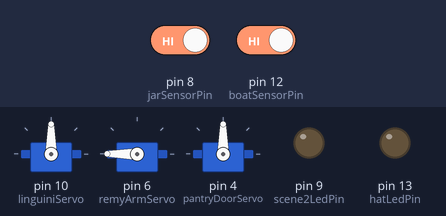
The sketch below on a simulated Arduino Uno, built with avr-gcc and run on an emulated ATmega328P. Shown: 3 × servo, output pins drawn as LEDs (lit = HIGH). The test bench sets the inputs (shaded band); at power-on: pin 12 (boatSensorPin) HIGH, pin 8 (jarSensorPin) HIGH. What the sketch prints to the serial monitor is not drawn.

Above: at 1.2 s.
1.3 s: pin 12 (boatSensorPin) driven LOW
2.8 s: pin 12 (boatSensorPin) driven HIGH
At 4.1 s:
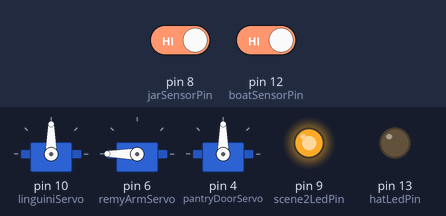
Timing chart, 0 to 5.8 s (numbered marks = the images above; inputs shaded):
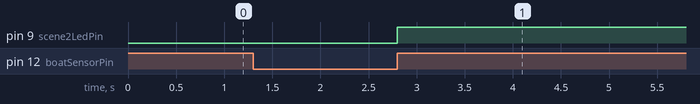

The sketch:

narrative_project.ino
```cpp
#include <Servo.h>

// Servos
Servo linguiniServo;   // Scene 2: Linguini holds jar
Servo remyArmServo;    // Scene 3: Remy pulls hat
Servo pantryDoorServo; // Scene 5: Pantry door opens

// LEDs
const int scene2LedPin = 9;
const int hatLedPin = 13;

// Sensors
const int boatSensorPin = 12;
const int jarSensorPin = 8;
const int hatSensorPin = 7;
const int switchSensorPin = 3;
const int pantrySensorPin = 5;

// Scene tracking
int currentScene = 1;
int boatWasPressed = 0;

// Linguini servo control
bool linguiniTurned = false;
bool jarSensorReady = false;
int lastJarState = HIGH;

// Hat sensor tracking
bool hatWasPressed = false;  // ensures wiggle only triggers on new touch

void setup() {
  Serial.begin(9600);
  Serial.println("Ratatouille Scene Controller: Starting up...");

  // attach servos
  linguiniServo.attach(10);
  remyArmServo.attach(6);
  pantryDoorServo.attach(4);

  // Stop continuous servo at start
  linguiniServo.write(90);

  // Remy/hat servo starts at horizontal 180°
  remyArmServo.write(180);

  // Pantry door closed
  pantryDoorServo.write(90);

  // LED setup
  pinMode(scene2LedPin, OUTPUT);
  pinMode(hatLedPin, OUTPUT);

  // Sensor setup
  pinMode(boatSensorPin, INPUT_PULLUP);
  pinMode(jarSensorPin, INPUT_PULLUP);
  pinMode(hatSensorPin, INPUT_PULLUP);
  pinMode(switchSensorPin, INPUT_PULLUP);
  pinMode(pantrySensorPin, INPUT_PULLUP);

  // initial LED states
  digitalWrite(scene2LedPin, LOW);
  digitalWrite(hatLedPin, LOW);

  Serial.println("Setup complete. Waiting for Scene 1 trigger.");
  Serial.println("---------------------------------------");
}

void loop() {

  // ---------- Scene 1 ----------
  if (currentScene == 1) {
    int boatState = digitalRead(boatSensorPin);
    if (boatState == LOW && boatWasPressed == 0) {
      Serial.println("Boat sensor touched… waiting for release.");
      boatWasPressed = 1;
    }
    if (boatState == HIGH && boatWasPressed == 1) {
      Serial.println("SCENE 1 COMPLETE: Boat action finished.");
      digitalWrite(scene2LedPin, HIGH);
      currentScene = 2;
      boatWasPressed = 0;
      jarSensorReady = false; // prepare Scene 2
      Serial.println("Waiting for Scene 2 trigger (jar removed).");
    }
  }

  // ---------- Scene 2 ----------
  else if (currentScene == 2) {
    int jarState = digitalRead(jarSensorPin);

    if (!jarSensorReady) {
        lastJarState = jarState;  // initialize sensor state
        jarSensorReady = true;
    }

    // Trigger only on jar removal
    if (jarState == HIGH && lastJarState == LOW && !linguiniTurned) {
        Serial.println("SCENE 2 TRIGGERED: Jar removed, Linguini servo activated!");
        linguiniTurned = true;

        linguiniServo.write(0);
        delay(450);
        linguiniServo.write(90); // stop

        // Remy servo remains stopped
        remyArmServo.write(180);
        // Hat LED remains off

        currentScene = 3; // move to Scene 3
        Serial.println("Waiting for hat sensor trigger (Scene 3).");
    }

    lastJarState = jarState;
  }

  // ---------- Scene 3 ----------
  else if (currentScene == 3) {
    int hatState = digitalRead(hatSensorPin);

    if (hatState == LOW && !hatWasPressed) { // only wiggle on new press
        Serial.println("SCENE 3 TRIGGERED: Hat sensor activated!");
        hatWasPressed = true;

        for (int i = 0; i < 7; i++) {
            remyArmServo.write(140);
            delay(300);
            remyArmServo.write(220);
            delay(300);
        }

        remyArmServo.write(180);  // return to horizontal

        // Now that hat has been triggered, advance scene
        currentScene = 4;
        Serial.println("Waiting for switch sensor trigger (Scene 4).");
    }

    if (hatState == HIGH && hatWasPressed) {
        hatWasPressed = false; // reset press state
    }
  }

  // ---------- Scene 4 ----------
  else if (currentScene == 4) {
    int switchState = digitalRead(switchSensorPin);
    if (switchState == LOW) {
        Serial.println("SCENE 4 TRIGGERED: Switch activated, turning on hat LED");
        digitalWrite(hatLedPin, HIGH); // turn on hat LED now
        currentScene = 5;
    }
  }

  // ---------- Scene 5 ----------
  else if (currentScene == 5) {
    if (digitalRead(pantrySensorPin) == LOW) {
        Serial.println("SCENE 5 TRIGGERED: Pantry sensor activated.");
        pantryDoorServo.write(90);
        currentScene = 6;
        Serial.println("STORY COMPLETE!");
    }
  }

  // ---------- Scene 6 ----------
  else if (currentScene == 6) {
    // do nothing, end of show
  }

}
```

Measured:
- after the input at 1.3 s, every drawn part: stays the same
- after the input at 2.8 s, pin 9 (scene2LedPin): LOW → HIGH at once
